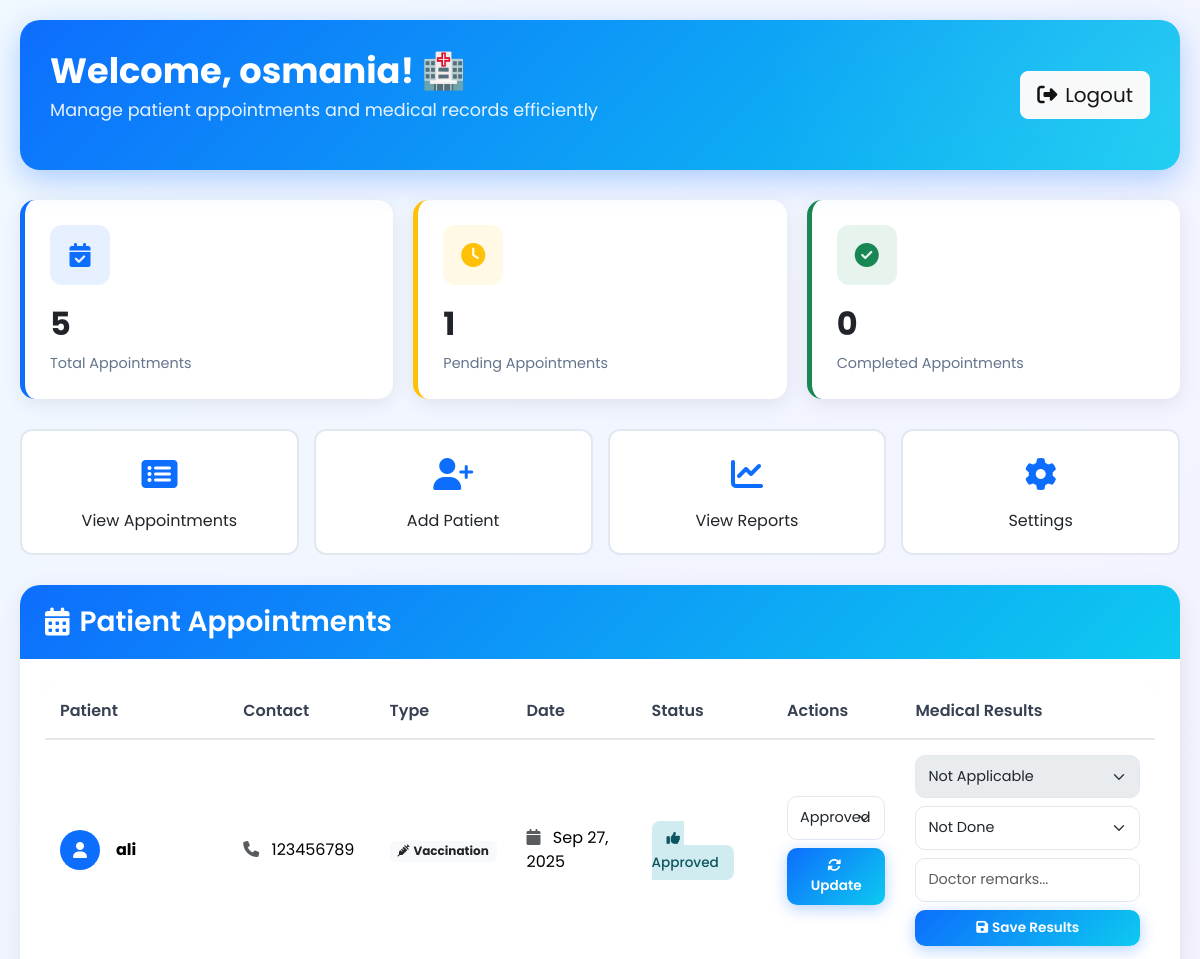
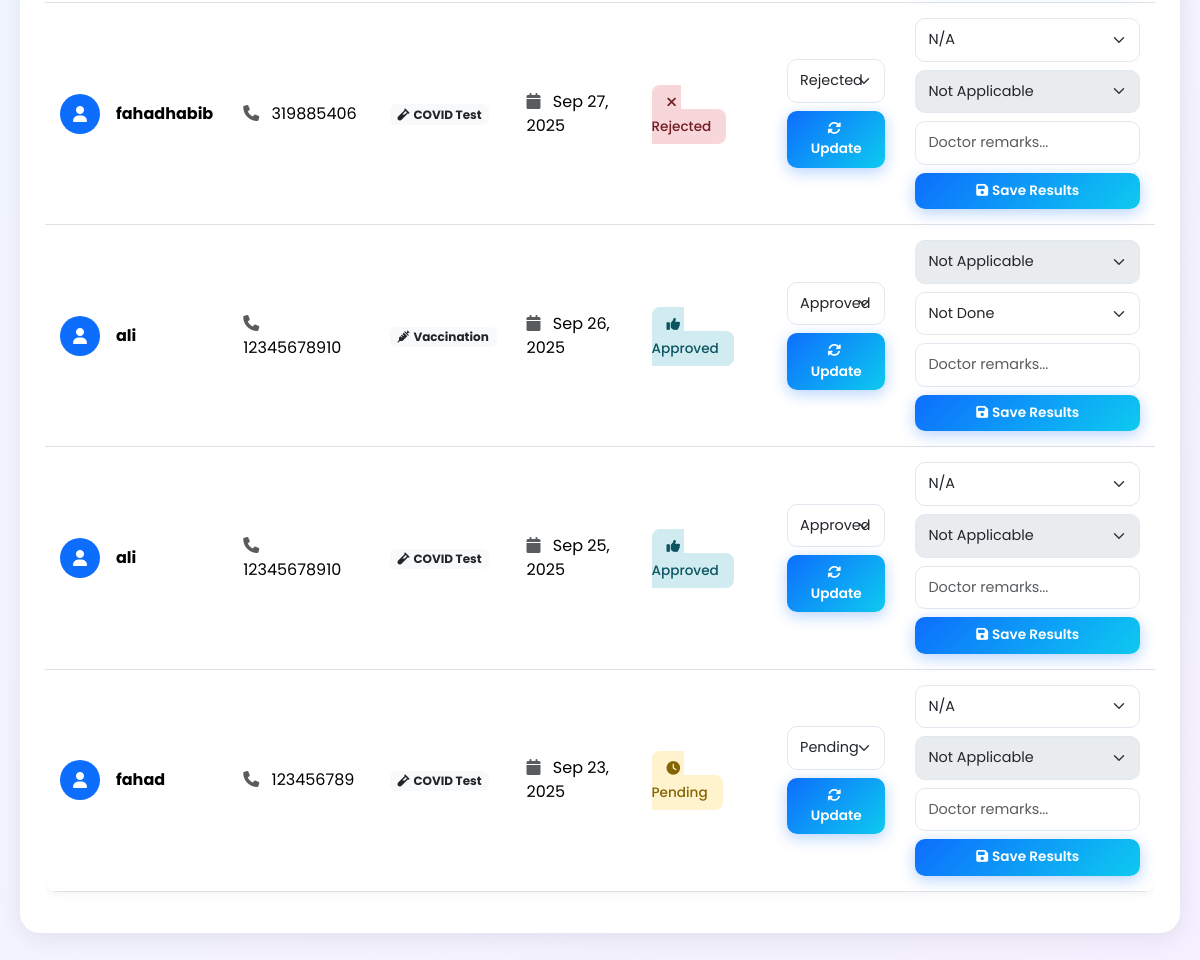
The page /hospital_dashboard.php (signed in) on the database its author committed (2 pictures, top to bottom).
### tables this page shows
CREATE TABLE `appointments` (
  `id` int(11) NOT NULL,
  `patient_id` int(11) NOT NULL,
  `hospital_id` int(11) NOT NULL,
  `vaccine_id` int(11) DEFAULT NULL,
  `type` enum('test','vaccination') NOT NULL,
  `appointment_date` date NOT NULL,
  `status` enum('pending','approved','rejected','completed') DEFAULT 'pending',
  `created_at` timestamp NOT NULL DEFAULT current_timestamp()
);

CREATE TABLE `users` (
  `id` int(11) NOT NULL,
  `name` varchar(100) NOT NULL,
  `email` varchar(100) NOT NULL,
  `password` varchar(255) NOT NULL,
  `phone` varchar(20) DEFAULT NULL,
  `address` text DEFAULT NULL,
  `role` enum('admin','hospital','patient') NOT NULL DEFAULT 'patient',
  `status` enum('pending','approved','rejected') DEFAULT 'approved',
  `created_at` timestamp NOT NULL DEFAULT current_timestamp()
);

### hospital_dashboard.php (the view, shortened to what this page needs)
<?php
include 'connection.php';
$hospital_id = $_SESSION['hospital_id'];
$sql = "SELECT a.*, u.name as patient_name, u.phone
        FROM appointments a
        JOIN users u ON a.patient_id = u.id
        WHERE a.hospital_id = $hospital_id
        ORDER BY a.appointment_date DESC";
$result = mysqli_query($conn, $sql);
$total_appointments = mysqli_num_rows($result);
$pending_appointments = mysqli_query($conn, "SELECT COUNT(*) as count FROM appointments WHERE hospital_id = $hospital_id AND status='pending'");
$pending_count = mysqli_fetch_assoc($pending_appointments)['count'];
$completed_appointments = mysqli_query($conn, "SELECT COUNT(*) as count FROM appointments WHERE hospital_id = $hospital_id AND status='completed'");
$completed_count = mysqli_fetch_assoc($completed_appointments)['count'];
mysqli_data_seek($result, 0);
?>
<!DOCTYPE html>
<html lang="en">
<head>
    <link rel="stylesheet" href="https://cdn.jsdelivr.net/npm/bootstrap@5.3.3/dist/css/bootstrap.min.css">
    <link rel="stylesheet" href="https://cdnjs.cloudflare.com/ajax/libs/font-awesome/6.4.0/css/all.min.css">
</head>
<body>
<div class="dashboard-container">
    <div class="dashboard-header">
        <div class="row align-items-center">
            <div class="col-md-8">
                <div class="welcome-text">
                    <h1>Welcome, <?php echo htmlspecialchars($_SESSION['hospital_name']); ?>! 🏥</h1>
                    <p>Manage patient appointments and medical records efficiently</p>
                </div>
            </div>
            <div class="col-md-4 text-end">
                <a href="hospital_logout.php" class="btn btn-light btn-lg">
                    <i class="fas fa-sign-out-alt me-2"></i>Logout
                </a>
            </div>
        </div>
    </div>
    <div class="stats-grid">
        <div class="stat-card total">
            <div class="stat-icon">
                <i class="fas fa-calendar-check"></i>
            </div>
            <div class="stat-number"><?php echo $total_appointments; ?></div>
            <div class="stat-label">Total Appointments</div>
        </div>
        <div class="stat-card pending">
            <div class="stat-icon">
                <i class="fas fa-clock"></i>
            </div>
            <div class="stat-number"><?php echo $pending_count; ?></div>
            <div class="stat-label">Pending Appointments</div>
        </div>
        <div class="stat-card completed">
            <div class="stat-icon">
                <i class="fas fa-check-circle"></i>
            </div>
            <div class="stat-number"><?php echo $completed_count; ?></div>
            <div class="stat-label">Completed Appointments</div>
        </div>
    </div>
    <div class="quick-actions">
        <a href="#appointments" class="action-btn">
            <div class="action-icon">
                <i class="fas fa-list-alt"></i>
            </div>
            <div class="action-text">View Appointments</div>
        </a>
        <a href="#" class="action-btn">
            <div class="action-icon">
                <i class="fas fa-user-plus"></i>
            </div>
            <div class="action-text">Add Patient</div>
        </a>
        <a href="#" class="action-btn">
            <div class="action-icon">
                <i class="fas fa-chart-line"></i>
            </div>
            <div class="action-text">View Reports</div>
        </a>
        <a href="#" class="action-btn">
            <div class="action-icon">
                <i class="fas fa-cog"></i>
            </div>
            <div class="action-text">Settings</div>
        </a>
    </div>
    <div class="section-card" id="appointments">
        <div class="card-header-custom">
            <h3><i class="fas fa-calendar-alt"></i> Patient Appointments</h3>
        </div>
        <div class="card-body-custom">
            <?php if (mysqli_num_rows($result) > 0) { ?>
                <div class="table-responsive">
                    <table class="table table-hover table-custom">
                        <thead>
                            <tr>
                                <th>Patient</th>
                                <th>Contact</th>
                                <th>Type</th>
                                <th>Date</th>
                                <th>Status</th>
                                <th>Actions</th>
                                <th>Medical Results</th>
                            </tr>
                        </thead>
                        <tbody>
                        <?php while($row = mysqli_fetch_assoc($result)) { ?>
                            <tr>
                                <td>
                                    <div class="d-flex align-items-center">
                                        <div class="rounded-circle bg-primary text-white d-flex align-items-center justify-content-center me-3" style="width: 40px; height: 40px;">
                                            <i class="fas fa-user"></i>
                                        </div>
                                        <div>
                                            <strong><?php echo htmlspecialchars($row['patient_name']); ?></strong>
                                        </div>
                                    </div>
                                </td>
                                <td>
                                    <i class="fas fa-phone text-muted me-2"></i>
                                    <?php echo htmlspecialchars($row['phone']); ?>
                                </td>
                                <td>
                                    <?php if($row['type'] == 'test'): ?>
                                        <span class="badge bg-light text-dark">
                                            <i class="fas fa-vial me-1"></i>COVID Test
                                        </span>
                                    <?php else: ?>
                                        <span class="badge bg-light text-dark">
                                            <i class="fas fa-syringe me-1"></i>Vaccination
                                        </span>
                                    <?php endif; ?>
                                </td>
                                <td>
                                    <i class="fas fa-calendar text-muted me-2"></i>
                                    <?php echo date('M j, Y', strtotime($row['appointment_date'])); ?>
                                </td>
                                <td>
                                    <span class="badge-custom
                                        <?php echo ($row['status']=='completed') ? 'badge-completed' :
                                                 (($row['status']=='approved') ? 'badge-approved' :
                                                 (($row['status']=='rejected') ? 'badge-rejected' : 'badge-pending')); ?>">
                                        <i class="fas
                                            <?php echo ($row['status']=='completed') ? 'fa-check' :
                                                     (($row['status']=='approved') ? 'fa-thumbs-up' :
                                                     (($row['status']=='rejected') ? 'fa-times' : 'fa-clock')); ?> me-1"></i>
                                        <?php echo ucfirst($row['status']); ?>
                                    </span>
                                </td>
                                <td>
                                    <form method="post" class="d-flex flex-column gap-2">
                                        <select name="status" class="form-select form-select-sm">
                                            <option value="pending" <?php if($row['status']=="pending") echo "selected"; ?>>Pending</option>
                                            <option value="approved" <?php if($row['status']=="approved") echo "selected"; ?>>Approved</option>
                                            <option value="rejected" <?php if($row['status']=="rejected") echo "selected"; ?>>Rejected</option>
                                        </select>
                                        <button type="submit" name="update_status" class="btn btn-custom btn-sm-custom">
                                            <i class="fas fa-sync-alt me-1"></i>Update
                                        </button>
                                    </form>
                                </td>
                                <td>
                                    <form method="post" class="d-flex flex-column gap-2">
                                        <?php if($row['type'] == 'test'): ?>
                                            <select name="test_result" class="form-select form-select-sm">
                                                <option value="not_applicable">N/A</option>
                                            </select>
                                            <select name="vaccination_status" class="form-select form-select-sm" disabled>
                                                <option value="not_done">Not Applicable</option>
                                            </select>
                                        <?php else: ?>
                                            <select name="test_result" class="form-select form-select-sm" disabled>
                                                <option value="not_applicable">Not Applicable</option>
                                            </select>
                                            <select name="vaccination_status" class="form-select form-select-sm">
                                                <option value="not_done">Not Done</option>
                                            </select>
                                        <?php endif; ?>
                                        <input type="text" name="remarks" class="form-control form-control-sm" placeholder="Doctor remarks...">
                                        <button type="submit" name="update_result" class="btn btn-custom btn-sm-custom">
                                            <i class="fas fa-save me-1"></i>Save Results
                                        </button>
                                    </form>
                                </td>
                            </tr>
                        <?php } ?>
                        </tbody>
                    </table>
                </div>
            <?php } ?>
        </div>
    </div>
</div>
</body>
</html>

### hospital_dashboard.php (style rules this page uses)
:root { --primary: #0d6efd; --primary-dark: #0b5ed7; --success: #198754; --warning: #ffc107; --info: #0dcaf0; --danger: #dc3545; --light: #f8f9fa; --dark: #212529; --gradient: linear-gradient(135deg, #0d6efd 0%, #0dcaf0 100%); }
* { margin: 0; padding: 0; box-sizing: border-box; font-family: 'Poppins', sans-serif; }
body { background: linear-gradient(135deg, #f0f8ff 0%, #f5f0ff 100%); min-height: 100vh; }
.dashboard-container { max-width: 1400px; margin: 0 auto; padding: 20px; }
.dashboard-header { background: var(--gradient); color: white; border-radius: 20px; padding: 30px; margin-bottom: 30px; box-shadow: 0 10px 30px rgba(13, 110, 253, 0.3); position: relative; overflow: hidden; }
.dashboard-header::before { content: ''; position: absolute; top: -50%; right: -50%; width: 100%; height: 200%; background: radial-gradient(circle, rgba(255,255,255,0.1) 0%, transparent 70%); }
.welcome-text h1 { font-size: 2.2rem; font-weight: 700; margin-bottom: 5px; }
.welcome-text p { opacity: 0.9; font-size: 1.1rem; }
.stats-grid { display: grid; grid-template-columns: repeat(auto-fit, minmax(250px, 1fr)); gap: 20px; margin-bottom: 30px; }
.stat-card { background: white; border-radius: 15px; padding: 25px; box-shadow: 0 5px 20px rgba(0,0,0,0.08); transition: transform 0.3s ease, box-shadow 0.3s ease; border-left: 5px solid var(--primary); }
.stat-card.total { border-left-color: var(--primary); }
.stat-card.pending { border-left-color: var(--warning); }
.stat-card.completed { border-left-color: var(--success); }
.stat-icon { width: 60px; height: 60px; border-radius: 12px; display: flex; align-items: center; justify-content: center; margin-bottom: 15px; font-size: 1.5rem; }
.stat-card.total .stat-icon { background: rgba(13, 110, 253, 0.1); color: var(--primary); }
.stat-card.pending .stat-icon { background: rgba(255, 193, 7, 0.1); color: var(--warning); }
.stat-card.completed .stat-icon { background: rgba(25, 135, 84, 0.1); color: var(--success); }
.stat-number { font-size: 2rem; font-weight: 700; margin-bottom: 5px; }
.stat-label { color: #64748b; font-size: 0.9rem; }
.section-card { background: white; border-radius: 20px; margin-bottom: 30px; box-shadow: 0 5px 25px rgba(0,0,0,0.08); overflow: hidden; transition: transform 0.3s ease; }
.card-header-custom { background: var(--gradient); color: white; padding: 20px 25px; border-bottom: none; }
.card-header-custom h3 { font-weight: 600; margin: 0; display: flex; align-items: center; gap: 10px; }
.card-body-custom { padding: 25px; }
.table-custom { border-radius: 12px; overflow: hidden; box-shadow: 0 2px 10px rgba(0,0,0,0.05); }
.table-custom thead { background: #f8fafc; }
.table-custom th { font-weight: 600; color: #374151; padding: 15px; border-bottom: 2px solid #e5e7eb; }
.table-custom td { padding: 15px; vertical-align: middle; }
.badge-custom { padding: 8px 15px; border-radius: 8px; font-weight: 500; font-size: 0.85rem; }
.badge-pending { background: #fff3cd; color: #856404; }
.badge-approved { background: #d1ecf1; color: #0c5460; }
.badge-rejected { background: #f8d7da; color: #721c24; }
.form-control, .form-select { border-radius: 10px; padding: 10px 12px; border: 1.5px solid #e2e8f0; transition: all 0.3s; font-size: 0.9rem; }
.btn-custom { background: var(--gradient); border: none; color: white; padding: 10px 20px; border-radius: 10px; font-weight: 600; transition: all 0.3s; box-shadow: 0 4px 15px rgba(13, 110, 253, 0.3); font-size: 0.9rem; }
.btn-sm-custom { padding: 8px 15px; font-size: 0.85rem; }
.quick-actions { display: grid; grid-template-columns: repeat(auto-fit, minmax(200px, 1fr)); gap: 15px; margin-bottom: 30px; }
.action-btn { background: white; border: 2px solid #e2e8f0; border-radius: 12px; padding: 20px; text-align: center; transition: all 0.3s; cursor: pointer; text-decoration: none; color: inherit; }
.action-icon { font-size: 2rem; margin-bottom: 10px; color: var(--primary); }

### rows shown on the page
appointments: patient.name "ali", patient.phone "123456789", type "vaccination" (drawn), appointment_date "Sep 27, 2025", status "Approved"
appointments: patient.name "fahadhabib", patient.phone "319885406", type "test" (drawn), appointment_date "Sep 27, 2025", status "Rejected"
appointments: patient.name "ali", patient.phone "12345678910", type "vaccination" (drawn), appointment_date "Sep 26, 2025", status "Approved"
appointments: patient.name "ali", patient.phone "12345678910", type "test" (drawn), appointment_date "Sep 25, 2025", status "Approved"
appointments: patient.name "fahad", patient.phone "123456789", type "test" (drawn), appointment_date "Sep 23, 2025", status "Pending"

### other values the page prints
$_SESSION['hospital_name'] "osmania"
$total_appointments "5"
$pending_count "1"
$completed_count "0"
